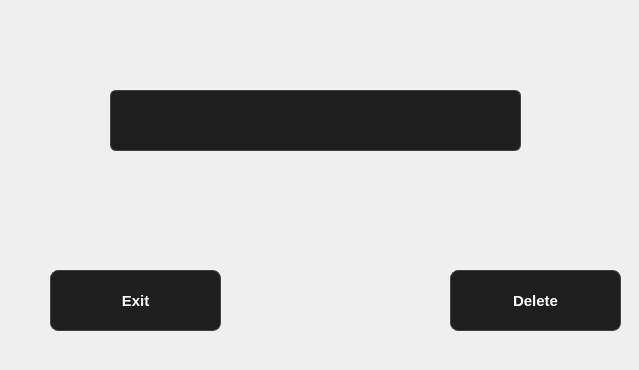
<?xml version="1.0" encoding="UTF-8"?>
<ui version="4.0">
 <class>Form</class>
 <widget class="QWidget" name="Form">
  <property name="geometry">
   <rect>
    <x>0</x>
    <y>0</y>
    <width>639</width>
    <height>370</height>
   </rect>
  </property>
  <property name="windowTitle">
   <string>Form</string>
  </property>
  <property name="styleSheet">
   <string notr="true">QMainWindow {
    background-color: #000000; /* الخلفية الرئيسية سوداء */
}
QPushButton:pressed, QPushButton:checked {
    background-color: #44bd32; /* green when clicked */
    color: white;}
/* Sidebar */
QListWidget {
    background-color: #1e1e1e;
    color: #ffffff;
    border-radius: 8px;
    font-size: 12pt;
}
QListWidget::item:selected {
    background: #00a8ff;
    color: white;
}
QListWidget::item:hover {
    background: #333333;
}

/* Tabs */
QTabBar::tab {
    font-size: 12pt;
    padding: 8px 20px;
    margin: 4px;
    border-radius: 12px;
    background: #1e1e1e;
    color: #bbbbbb;
}
QTabBar::tab:selected {
    background: #44bd32;
    color: white;
    font-weight: bold;
}
QTabBar::tab:hover {
    background: #4cd137;
    color: white;
}

/* Forms (LineEdits, Labels) */
QLabel {
    color: #ffffff;
    font-size: 11pt;
}
QLineEdit {
    font-size: 11pt;
    padding: 6px;
    border: 1px solid #444444;
    border-radius: 6px;
    background: #1e1e1e;
    color: #ffffff;
}
QLineEdit:focus {
    border: 2px solid #44bd32;
    background: #2c2c2c;
    color: #ffffff;
}

/* Buttons */
QPushButton {
    font-size: 11pt;
    font-weight: bold;
    padding: 8px 16px;
    border-radius: 8px;
    color: white;
    background-color: #1e1e1e;
    border: 1px solid #444;
}
QPushButton#add {
    background-color: #44bd32;
}
QPushButton#add:hover {
    background-color: #4cd137;
}
QPushButton#update {
    background-color: #0097e6;
}
QPushButton#update:hover {
    background-color: #00a8ff;
}
QPushButton#delete {
    background-color: #e84118;
}
QPushButton#delete:hover {
    background-color: #c23616;
}
/* ---------------- Buttons ---------------- */
QPushButton:pressed, QPushButton:checked {
    background-color: #44bd32; /* green when clicked */
    color: white;
}

/* ---------------- LineEdits ---------------- */
QLineEdit:focus {
    border: 2px solid #44bd32; /* green border when focused */
    background: #2c2c2c;
    color: #ffffff;
}

/* ---------------- QListWidget Items ---------------- */
QListWidget::item:selected {
    background-color: #44bd32; /* green when selected */
    color: white;
}

/* ---------------- QTabBar Tabs ---------------- */
QTabBar::tab:selected {
    background-color: #44bd32; /* green for selected tab */
    color: white;
    font-weight: bold;
}
</string>
  </property>
  <widget class="QLineEdit" name="searchInput">
   <property name="geometry">
    <rect>
     <x>110</x>
     <y>90</y>
     <width>411</width>
     <height>61</height>
    </rect>
   </property>
   <property name="styleSheet">
    <string notr="true">QMainWindow {
    background-color: #000000; /* الخلفية الرئيسية سوداء */
}

/* Sidebar */
QListWidget {
    background-color: #1e1e1e;
    color: #ffffff;
    border-radius: 8px;
    font-size: 12pt;
}
QListWidget::item:selected {
    background: #00a8ff;
    color: white;
}
QListWidget::item:hover {
    background: #333333;
}

/* Tabs */
QTabBar::tab {
    font-size: 12pt;
    padding: 8px 20px;
    margin: 4px;
    border-radius: 12px;
    background: #1e1e1e;
    color: #bbbbbb;
}
QTabBar::tab:selected {
    background: #44bd32;
    color: white;
    font-weight: bold;
}
QTabBar::tab:hover {
    background: #4cd137;
    color: white;
}

/* Forms (LineEdits, Labels) */
QLabel {
    color: #ffffff;
    font-size: 11pt;
}
QLineEdit {
    font-size: 11pt;
    padding: 6px;
    border: 1px solid #444444;
    border-radius: 6px;
    background: #1e1e1e;
    color: #ffffff;
}
QLineEdit:focus {
    border: 2px solid #44bd32;
    background: #2c2c2c;
    color: #ffffff;
}

/* Buttons */
QPushButton {
    font-size: 11pt;
    font-weight: bold;
    padding: 8px 16px;
    border-radius: 8px;
    color: white;
    background-color: #1e1e1e;
    border: 1px solid #444;
}
QPushButton#add {
    background-color: #44bd32;
}
QPushButton#add:hover {
    background-color: #4cd137;
}
QPushButton#update {
    background-color: #0097e6;
}
QPushButton#update:hover {
    background-color: #00a8ff;
}
QPushButton#delete {
    background-color: #e84118;
}
QPushButton#delete:hover {
    background-color: #c23616;
}
</string>
   </property>
   <property name="text">
    <string/>
   </property>
  </widget>
  <widget class="QPushButton" name="exitButton">
   <property name="geometry">
    <rect>
     <x>50</x>
     <y>270</y>
     <width>171</width>
     <height>61</height>
    </rect>
   </property>
   <property name="text">
    <string>Exit</string>
   </property>
  </widget>
  <widget class="QPushButton" name="deleteButton">
   <property name="geometry">
    <rect>
     <x>450</x>
     <y>270</y>
     <width>171</width>
     <height>61</height>
    </rect>
   </property>
   <property name="text">
    <string>Delete</string>
   </property>
  </widget>
 </widget>
 <resources/>
 <connections/>
</ui>
